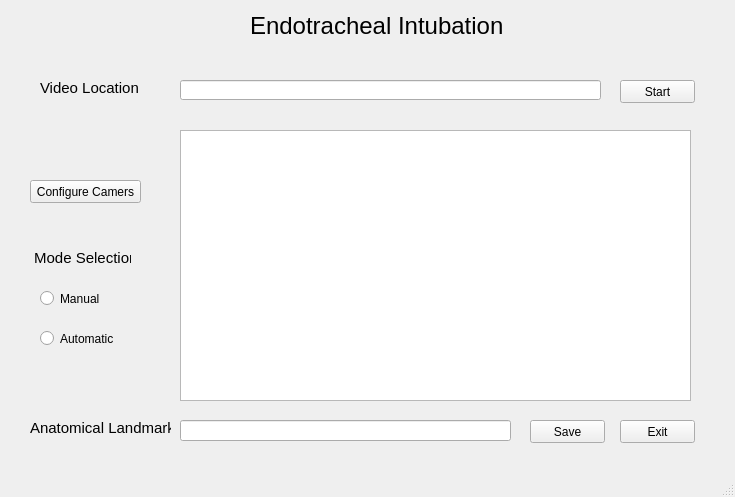
<?xml version="1.0" encoding="UTF-8"?>
<ui version="4.0">
 <class>MainWindow</class>
 <widget class="QMainWindow" name="MainWindow">
  <property name="geometry">
   <rect>
    <x>0</x>
    <y>0</y>
    <width>735</width>
    <height>497</height>
   </rect>
  </property>
  <property name="windowTitle">
   <string>MainWindow</string>
  </property>
  <widget class="QWidget" name="centralwidget">
   <widget class="QLabel" name="label">
    <property name="geometry">
     <rect>
      <x>250</x>
      <y>0</y>
      <width>271</width>
      <height>51</height>
     </rect>
    </property>
    <property name="font">
     <font>
      <pointsize>18</pointsize>
     </font>
    </property>
    <property name="text">
     <string>Endotracheal Intubation</string>
    </property>
   </widget>
   <widget class="QLabel" name="label_2">
    <property name="geometry">
     <rect>
      <x>40</x>
      <y>80</y>
      <width>101</width>
      <height>16</height>
     </rect>
    </property>
    <property name="font">
     <font>
      <pointsize>11</pointsize>
     </font>
    </property>
    <property name="text">
     <string>Video Location</string>
    </property>
   </widget>
   <widget class="QLineEdit" name="lineEdit">
    <property name="geometry">
     <rect>
      <x>180</x>
      <y>80</y>
      <width>421</width>
      <height>20</height>
     </rect>
    </property>
   </widget>
   <widget class="QPushButton" name="pushButton">
    <property name="geometry">
     <rect>
      <x>620</x>
      <y>80</y>
      <width>75</width>
      <height>23</height>
     </rect>
    </property>
    <property name="text">
     <string>Start</string>
    </property>
   </widget>
   <widget class="QTextEdit" name="textEdit">
    <property name="geometry">
     <rect>
      <x>180</x>
      <y>130</y>
      <width>511</width>
      <height>271</height>
     </rect>
    </property>
   </widget>
   <widget class="QPushButton" name="pushButton_2">
    <property name="geometry">
     <rect>
      <x>30</x>
      <y>180</y>
      <width>111</width>
      <height>23</height>
     </rect>
    </property>
    <property name="text">
     <string>Configure Camers</string>
    </property>
   </widget>
   <widget class="QLabel" name="label_3">
    <property name="geometry">
     <rect>
      <x>30</x>
      <y>250</y>
      <width>101</width>
      <height>16</height>
     </rect>
    </property>
    <property name="font">
     <font>
      <pointsize>11</pointsize>
     </font>
    </property>
    <property name="text">
     <string> Mode Selection</string>
    </property>
   </widget>
   <widget class="QRadioButton" name="radioButton">
    <property name="geometry">
     <rect>
      <x>40</x>
      <y>290</y>
      <width>82</width>
      <height>17</height>
     </rect>
    </property>
    <property name="text">
     <string>Manual</string>
    </property>
   </widget>
   <widget class="QRadioButton" name="radioButton_2">
    <property name="geometry">
     <rect>
      <x>40</x>
      <y>330</y>
      <width>82</width>
      <height>17</height>
     </rect>
    </property>
    <property name="text">
     <string>Automatic</string>
    </property>
   </widget>
   <widget class="QLabel" name="label_4">
    <property name="geometry">
     <rect>
      <x>30</x>
      <y>420</y>
      <width>141</width>
      <height>16</height>
     </rect>
    </property>
    <property name="font">
     <font>
      <pointsize>11</pointsize>
     </font>
    </property>
    <property name="text">
     <string>Anatomical Landmark</string>
    </property>
   </widget>
   <widget class="QLineEdit" name="lineEdit_2">
    <property name="geometry">
     <rect>
      <x>180</x>
      <y>420</y>
      <width>331</width>
      <height>21</height>
     </rect>
    </property>
   </widget>
   <widget class="QPushButton" name="pushButton_3">
    <property name="geometry">
     <rect>
      <x>530</x>
      <y>420</y>
      <width>75</width>
      <height>23</height>
     </rect>
    </property>
    <property name="text">
     <string>Save</string>
    </property>
   </widget>
   <widget class="QPushButton" name="pushButton_4">
    <property name="geometry">
     <rect>
      <x>620</x>
      <y>420</y>
      <width>75</width>
      <height>23</height>
     </rect>
    </property>
    <property name="text">
     <string>Exit</string>
    </property>
   </widget>
  </widget>
  <widget class="QStatusBar" name="statusbar"/>
 </widget>
 <resources/>
 <connections/>
</ui>
